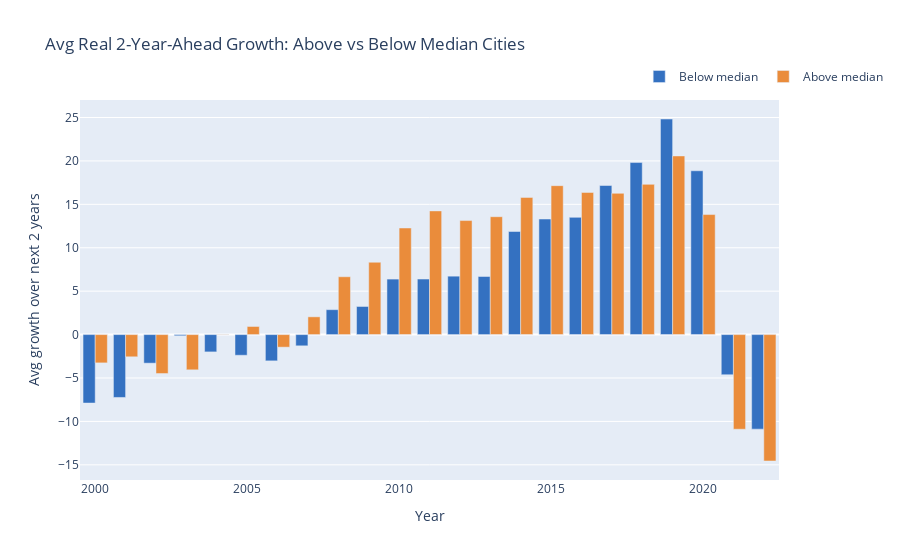

This figure's notebook cell:
### Markdown cell above
---
# The Critical Question: Do Cheaper Cities Catch Up?

## Mean Reversion Analysis: Below-Median vs Above-Median Cities

### Code cell
def above_below_median_city_growth(d, segment="Apartment", start_year=2000, end_year=2024, horizon=2):
    nom = d[(d["Property_Type"] == segment) & d["Price"].notna()][["City","Year","Price"]].copy()
    real = d[(d["Property_Type"] == segment) & d["Index"].notna()][["City","Year","Index"]].copy()

    end_t = min(end_year - horizon, int(d["Year"].max()) - horizon)
    years = range(start_year, end_t + 1)

    rows = []
    for y in years:
        nom_y = nom[nom["Year"] == y].copy()
        if nom_y["City"].nunique() < 4:
            continue

        med = nom_y["Price"].median()
        nom_y["group"] = np.where(nom_y["Price"] >= med, "Above median", "Below median")

        idx_t = real[real["Year"] == y].set_index("City")["Index"]
        idx_f = real[real["Year"] == y + horizon].set_index("City")["Index"]
        g = (np.log(idx_f) - np.log(idx_t)) * 100  # log points

        tmp = nom_y.set_index("City")[["group"]].join(g.rename("growth"), how="inner").dropna()
        if tmp.empty:
            continue

        out = tmp.groupby("group")["growth"].mean()
        rows.append({"Year": y, "Above median": out.get("Above median", np.nan), "Below median": out.get("Below median", np.nan)})

    res = pd.DataFrame(rows).set_index("Year").sort_index()
    return res

res12 = above_below_median_city_growth(df, segment="Apartment", start_year=2000, end_year=2024, horizon=2)

years = res12.index.to_numpy()
x = np.arange(len(years))
w = 0.38
fig = go.Figure()
fig.add_trace(go.Bar(
    x=years, y=res12["Below median"],
    name="Below median", marker_color="#3471C1"
))
fig.add_trace(go.Bar(
    x=years, y=res12["Above median"],
    name="Above median", marker_color="#EA8C3B"
))
fig.update_layout(
    barmode="group",
    title="Avg Real 2-Year-Ahead Growth: Above vs Below Median Cities",
    xaxis_title="Year",
    yaxis_title="Avg growth over next 2 years",
    legend=dict(x=0.8, y=1.1, orientation="h")
)
fig.show()

### Figure 1 — Plotly figure (JSON) as saved in the notebook; plotly's stock layout.template omitted (floating-point values rounded to 4 significant figures)
{"data": [{"marker": {"color": "#3471C1"}, "name": "Below median", "type": "bar", "x": [2000, 2001, 2002, 2003, 2004, 2005, 2006, 2007, 2008, 2009, 2010, 2011, 2012, 2013, 2014, 2015, 2016, 2017, 2018, 2019, 2020, 2021, 2022], "y": [-7.884, -7.241, -3.292, -0.1355, -1.994, -2.381, -3.027, -1.295, 2.869, 3.238, 6.391, 6.398, 6.728, 6.69, 11.87, 13.31, 13.5, 17.17, 19.81, 24.83, 18.87, -4.626, -10.89]}, {"marker": {"color": "#EA8C3B"}, "name": "Above median", "type": "bar", "x": [2000, 2001, 2002, 2003, 2004, 2005, 2006, 2007, 2008, 2009, 2010, 2011, 2012, 2013, 2014, 2015, 2016, 2017, 2018, 2019, 2020, 2021, 2022], "y": [-3.258, -2.559, -4.486, -4.059, 0.03457, 0.9336, -1.45, 2.046, 6.662, 8.332, 12.28, 14.24, 13.13, 13.58, 15.8, 17.15, 16.37, 16.27, 17.3, 20.57, 13.82, -10.9, -14.56]}], "layout": {"barmode": "group", "legend": {"orientation": "h", "x": 0.8, "y": 1.1}, "title": {"text": "Avg Real 2-Year-Ahead Growth: Above vs Below Median Cities"}, "xaxis": {"title": {"text": "Year"}}, "yaxis": {"title": {"text": "Avg growth over next 2 years"}}}}
